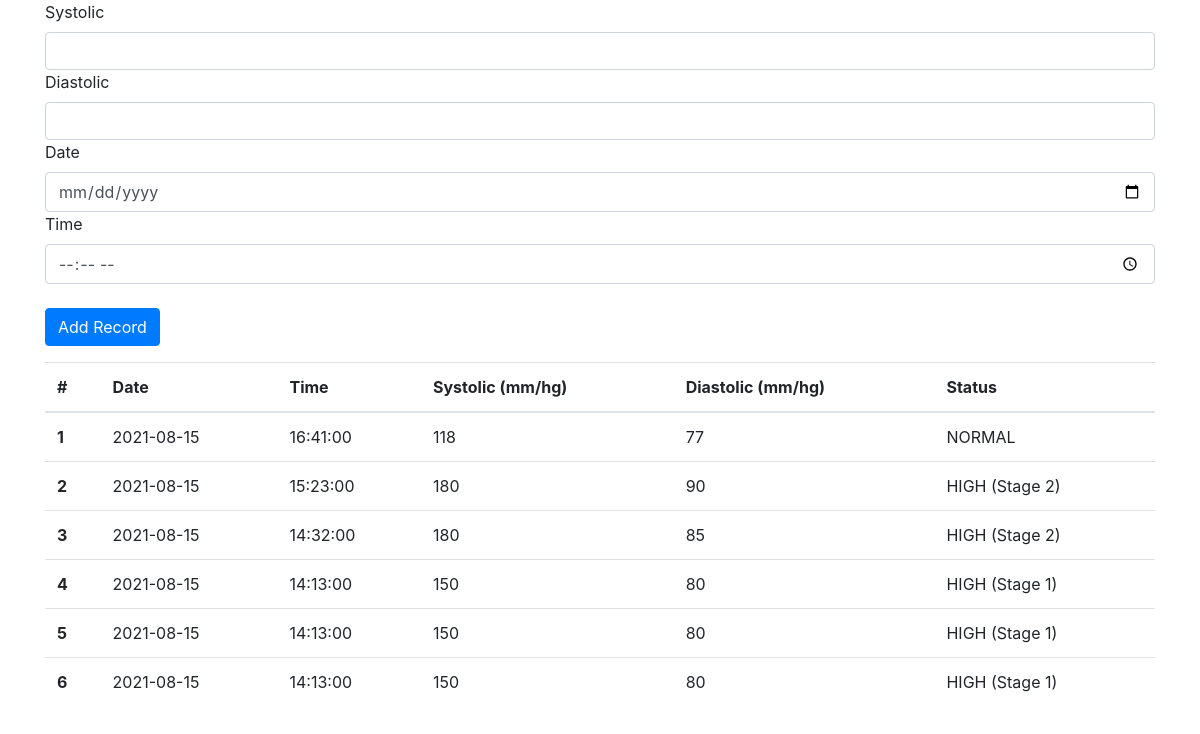
The page / on the database its author committed.
### tables this page shows
CREATE TABLE `pressure` (
  `mesurement_number` int(11) NOT NULL,
  `date` date NOT NULL,
  `time` time NOT NULL,
  `systolic` int(11) NOT NULL,
  `diastolic` int(11) NOT NULL
);

### read.php (called while the page is built)
<?php
include 'connection.php';
$sql = "SELECT * FROM pressure order by date,time DESC";
$result = mysqli_query($conn, $sql);

### function.php (called while the page is built)
<?php
function calculate($sys, $dia)
{
    if ($sys > 180 || $dia > 110) {
        return "HIGH (Seek Emergency Care)";
    } else if ($sys >= 160 || $dia >= 100) {
        return "HIGH (Stage 2)";
    } else if ($sys >= 140 || $dia >= 90) {
        return "HIGH (Stage 1)";
    } else if ($sys >= 120 && $dia >= 80) {
        return "ELEVATED";
    } else if ($sys >= 90 || $dia >= 60) {
        return "NORMAL";
    } elseif ($sys < 90 || $dia < 60) {
        return "LOW";
    } else {
        return "ERROR";
    }
}

### index.php (the view, shortened to what this page needs)
<!doctype html>
<html lang="en">
<head>
    <link rel="stylesheet" href="https://maxcdn.bootstrapcdn.com/bootstrap/4.0.0/css/bootstrap.min.css">
</head>
<body>
    <?php
    include 'form.php';
    include 'read.php'; ?>
    <?php
    if (mysqli_num_rows($result)) {
        $i = 1;
        include 'function.php';
    ?>
        <div class="container">
            <table class="table table-hover">
                <thead>
                    <tr>
                        <th scope="col">#</th>
                        <th scope="col">Date</th>
                        <th scope="col">Time</th>
                        <th scope="col">Systolic (mm/hg)</th>
                        <th scope="col">Diastolic (mm/hg)</th>
                        <th scope="col">Status</th>
                    </tr>
                </thead>
                <tbody>
                    <?php while ($row = mysqli_fetch_assoc($result)) {
                    ?>
                        <tr>
                            <th scope="row"><?= $i ?></th>
                            <td><?= $row['date'] ?></td>
                            <td><?= $row['time'] ?></td>
                            <td><?= $row['systolic'] ?></td>
                            <td><?= $row['diastolic'] ?></td>
                            <td><?= calculate($row['systolic'], $row['diastolic'])  ?></td>
                        </tr>
                    <?php $i++;
                    } ?>
                </tbody>
            </table>
        <?php } ?>
        </div>
</body>
</html>

### form.php (shortened to what this page needs)
<div class="container">
    <form action="insert.php" method="POST">
        <div class="form-group">
            <label for="inputEmail4">Systolic</label>
            <input type="number" name="sys" class="form-control" id="inputEmail4" placeholder="">
            <label for="inputPassword4">Diastolic</label>
            <input type="number" name="dia" class="form-control" id="inputPassword4" placeholder="">
            <label for="inputAddress">Date</label>
            <input type="date" name="date" class="form-control" id="inputAddress2" placeholder="">
            <label for="inputAddress2">Time</label>
            <input type="time" name="time" class="form-control" id="inputAddress" placeholder="Optional">
            <br>
            <button type="submit" class="btn btn-primary" name="add">Add Record</button>
        </div>
    </form>
</div>

### rows shown on the page
pressure: date "2021-08-15", time "16:41:00", systolic "118", diastolic "77", calculate($row['systolic'], $row['diastolic']) "NORMAL"
pressure: date "2021-08-15", time "15:23:00", systolic "180", diastolic "90", calculate($row['systolic'], $row['diastolic']) "HIGH (Stage 2)"
pressure: date "2021-08-15", time "14:32:00", systolic "180", diastolic "85", calculate($row['systolic'], $row['diastolic']) "HIGH (Stage 2)"
pressure: date "2021-08-15", time "14:13:00", systolic "150", diastolic "80", calculate($row['systolic'], $row['diastolic']) "HIGH (Stage 1)"
pressure: date "2021-08-15", time "14:13:00", systolic "150", diastolic "80", calculate($row['systolic'], $row['diastolic']) "HIGH (Stage 1)"
pressure: date "2021-08-15", time "14:13:00", systolic "150", diastolic "80", calculate($row['systolic'], $row['diastolic']) "HIGH (Stage 1)"
